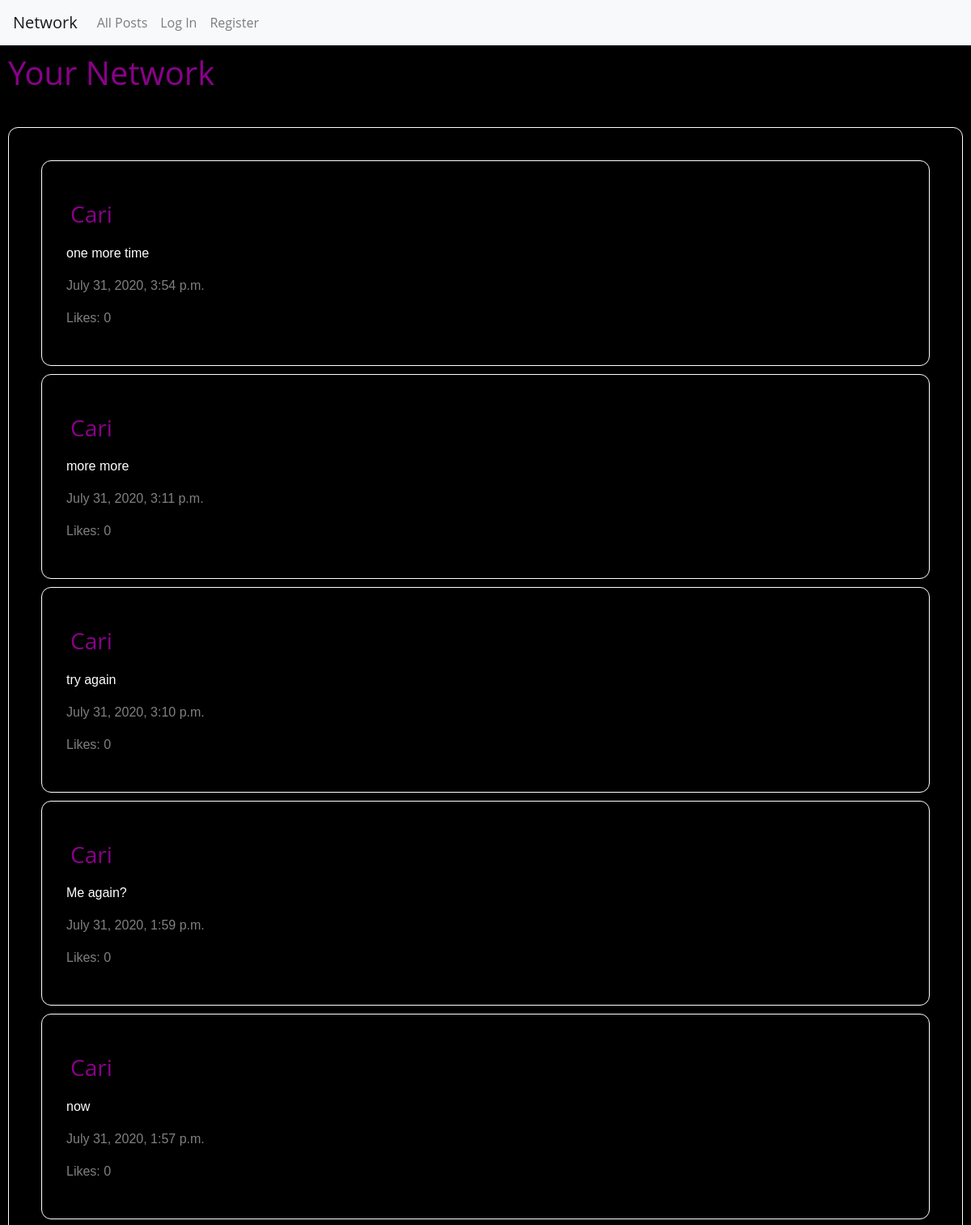
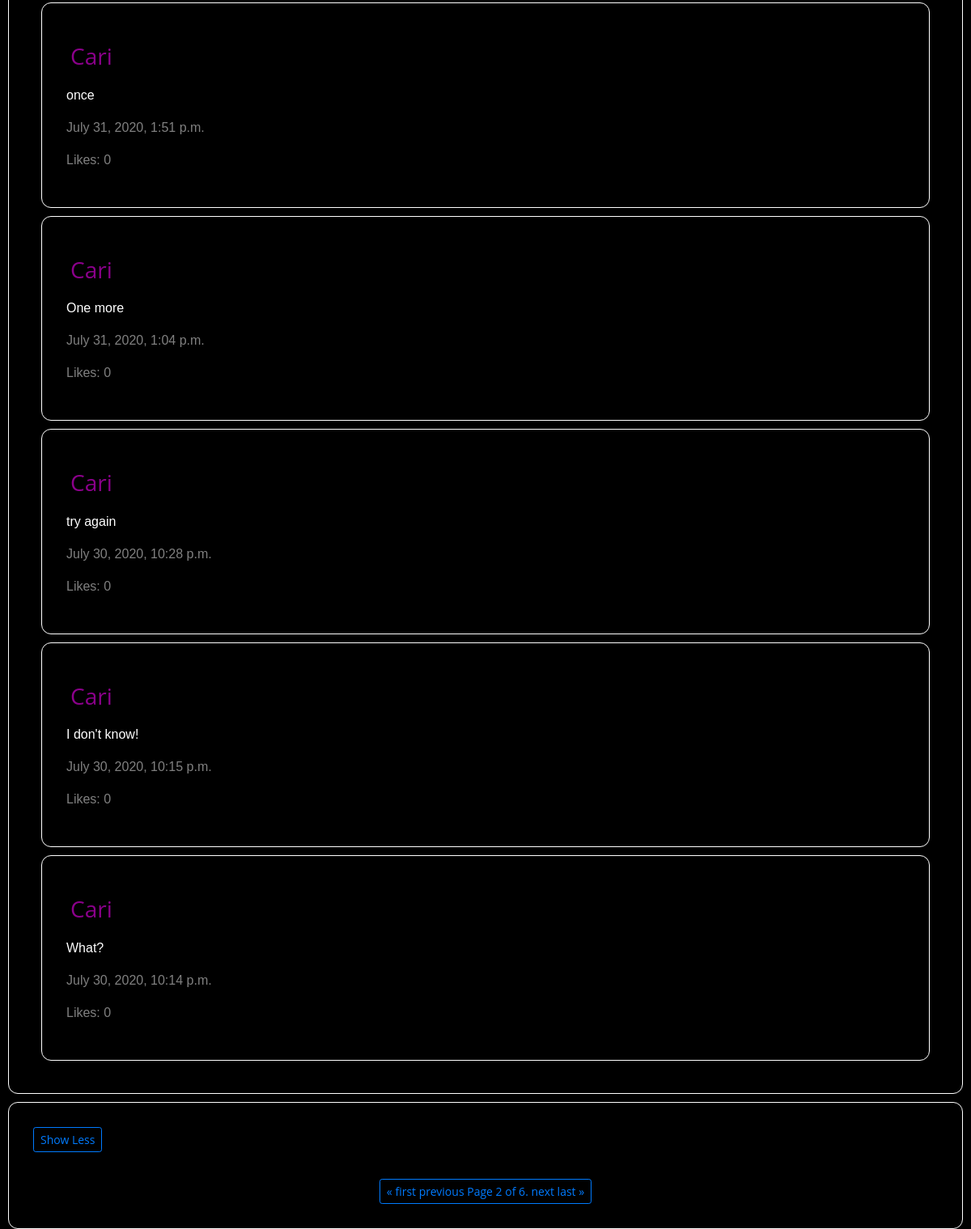
Screenshot of /?page=2 with the database file from the repository (2 pictures, top to bottom).
### network/models.py (models this page shows, shortened)
class Post(models.Model):
    username = models.ForeignKey(
        "User", default=1, on_delete=models.CASCADE, related_name="posts")
    content = models.TextField(blank=True)
    timestamp = models.DateTimeField(auto_now_add=True)
    likes = models.ManyToManyField(
        'User', default=0, blank=True, related_name='likes')
    objects = PostSerializer()

class User(AbstractUser):
    pass

### network/views.py (the view)
# urls.py: path("", views.index, name="index"),
def index(request):
    all_post = Post.objects.order_by("-timestamp").all()
    paginator = Paginator(all_post, 10)
    page_number = request.GET.get('page')
    page_obj = paginator.get_page(page_number)
    follow = request.POST.get("follow_profile")
    current_user = request.user
    if request.method == "POST":
        if follow:
            post_username = request.POST.get("follow_profile")
    return render(request, "network/index.html", {
        "posts": all_post,
        "page_obj": page_obj
    })

### network/templates/network/index.html (shortened to what this page needs)
{% extends "network/layout.html" %}
{% load static %}
{% block body %}
    <h1 id="titleLink"> Your Network</h1>
    <hr>
    <div id="post-view">
        <div id="post-table">
        {% for post in page_obj %}
            <div class="compose-post">
            <h3 id="titlePage">{{ post.username }}</h3>
            <p class="inputText">{{ post.content }}</p>
            <p class="timeInfo">{{ post.timestamp}}</p>
            <p class="timeInfo"> Likes: 0 </p>
            </div>
        {% endfor %}
        </div>
    </div>
    <div class="compose-post" id="compose-post">
    <button class="btn btn-sm btn-outline-primary" id="show_posts" class="follow_profile">Show Less</button>
    <hr>
        <div class="pagination justify-content-center">
            <span class="step-links btn btn-sm btn-outline-primary">
                {% if page_obj.has_previous %}
                    <a href="?page=1">&laquo; first</a>
                    <a href="?page={{ page_obj.previous_page_number }}">previous</a>
                {% endif %}
                <span class="current">
                    Page {{ page_obj.number }} of {{ page_obj.paginator.num_pages }}.
                </span>
                {% if page_obj.has_next %}
                    <a href="?page={{ page_obj.next_page_number }}">next</a>
                    <a href="?page={{ page_obj.paginator.num_pages }}">last &raquo;</a>
                {% endif %}
            </span>
        </div>
    </div>
{% endblock %}

### network/static/network/styles.css (style rules this page uses)
* { box-sizing: border-box; }
body { font-family: "Open Sans", arial, sans-serif; margin: 10; height: 100vh; width: 100vw; color: #8b008b; background: #000000; }
h3 { margin: 0.5em 0; }
#titleLink { width: 100%; display: flex; align-items: flex-start; justify-content: left; padding: 10px; }
#titlePage { width: 100%; display: flex; align-items: flex-start; justify-content: left; padding: 5px; }
#post-view { padding: 30px; margin: 10px; border: 1px solid white; border-radius: 12px; clear: both; border-collapse: separate; }
.compose-post { padding: 30px; margin: 10px; border: 1px solid white; border-radius: 12px; clear: both; vertical-align: inherit; border-collapse: separate; }
.inputText { color: white; font-family: Verdana, Geneva, Tahoma, sans-serif; }
.timeInfo { color: grey; font-family: Verdana, Geneva, Tahoma, sans-serif; }

### rows the page displays
Post: username "Cari", content "one more time", timestamp "July 31, 2020, 3:54 p.m."
Post: username "Cari", content "more more", timestamp "July 31, 2020, 3:11 p.m."
Post: username "Cari", content "try again", timestamp "July 31, 2020, 3:10 p.m."
Post: username "Cari", content "Me again?", timestamp "July 31, 2020, 1:59 p.m."
Post: username "Cari", content "now", timestamp "July 31, 2020, 1:57 p.m."
Post: username "Cari", content "once", timestamp "July 31, 2020, 1:51 p.m."
Post: username "Cari", content "One more", timestamp "July 31, 2020, 1:04 p.m."
Post: username "Cari", content "try again", timestamp "July 30, 2020, 10:28 p.m."
Post: username "Cari", content "I don't know!", timestamp "July 30, 2020, 10:15 p.m."
Post: username "Cari", content "What?", timestamp "July 30, 2020, 10:14 p.m."

### other values shown
{{ page_obj.number }} "2"
{{ page_obj.paginator.num_pages }} "6"
